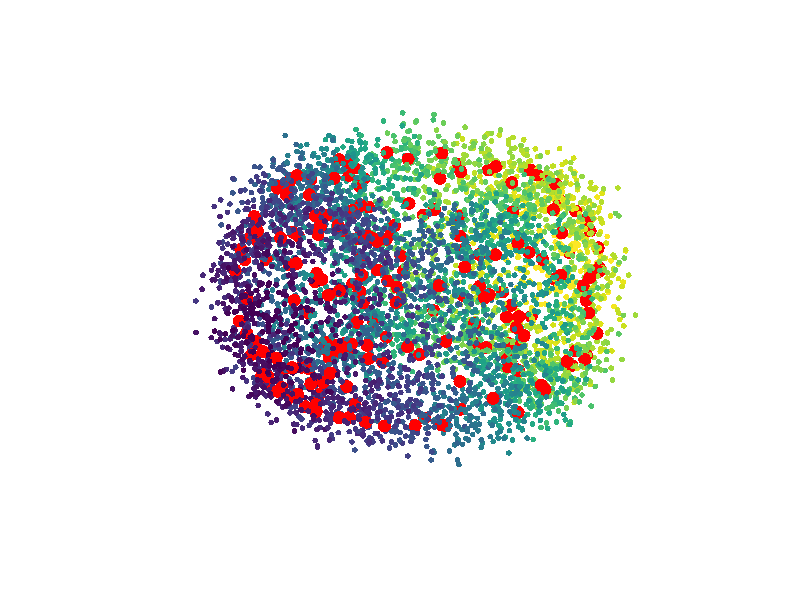
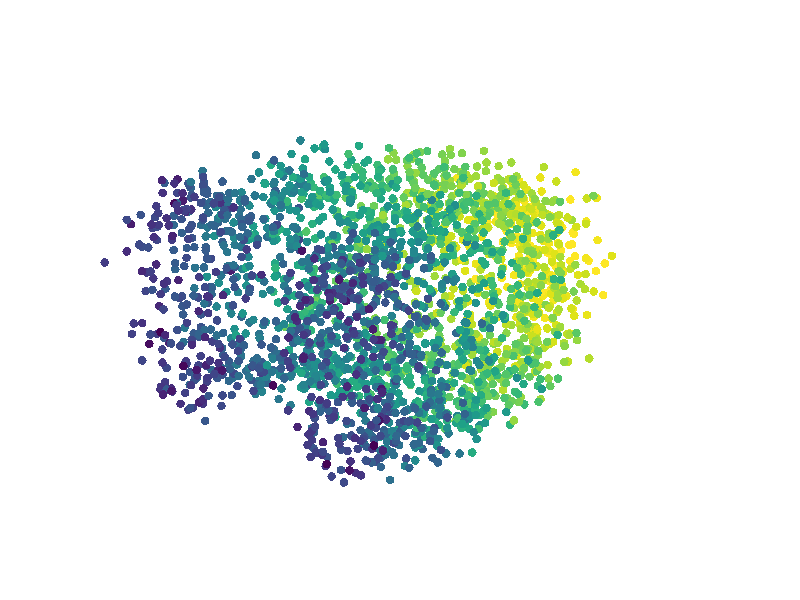
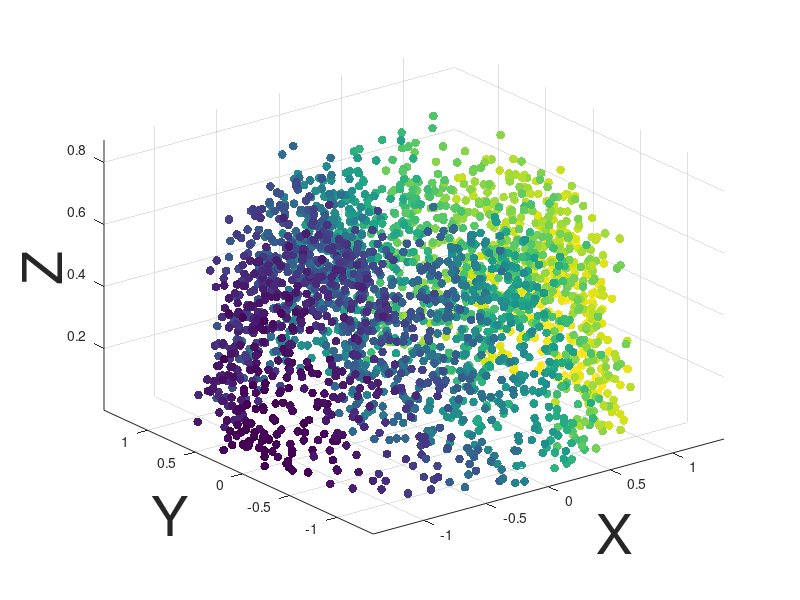

MATLAB code for these plots, in order: (Note: this script raises an error after producing the figures.)
%% 5000 noisy data points with 200 clean landmarks

ref.size = 200;
N = 5000 + ref.size;
c = linspace(1, N-ref.size, N-ref.size);
%% generate T^2 data
a = 0.8; b = .4;
theta = nan(N, 1);
i = 1;
while i <= N
    xvec = 2 * pi * rand(1);
    yvec = (1 / pi) * rand(1);
    fx = (1 + (3 / 5) * cos(xvec)) / (2 * pi);
    if (yvec < fx)
        theta(i) = xvec;
        i = i + 1;
    else
        continue
    end
end
% by surface of revolution formula
phi = 2 * pi * rand(N, 1);
x = (a + b * cos(theta)) .* cos(phi);
y = (a + b * cos(theta)) .* sin(phi);
z = 1.5 * b * sin(theta);
data = sortrows([x, y, z]);
p = size(data, 2);
q = p;

refind = randperm(N);
refind = refind(1:ref.size);
ref.set = data(refind, :);
data(refind, :) = [];

% add noise
data = [data zeros(size(data,1), 100-size(data,2))];
Noise       = randn(size(data))* .1;
data      = data + Noise ;
ref.set = [ref.set zeros(size(ref.set,1), 100-size(ref.set,2))];

figure('Renderer', 'painters', 'Position', [10 10 1200 700]); axis tight;
scatter3(data(:, 1), data(:, 2), data(:, 3), 18, c, 'filled'); 
xlabel('X', 'fontsize', 40); ylabel('Y', 'fontsize', 40); zlabel('Z', 'fontsize', 40)
hold on; scatter3(ref.set(:, 1), ref.set(:, 2), ref.set(:, 3), 90, 'r', 'filled'); axis tight;
%ax = gca; ax.FontSize = 40; 
axis off
%title('Noisy Torus and clean subset','fontsize', 20)

% cut into half for better visulization

U = data;
x = U(:,1);
y = U(:,2);
z = U(:,3);
Ux = U(x>0, :);
Uy = U(y>0, :);
Uz = U(z>0, :);

%subplot(3,3,2)
figure('Renderer', 'painters', 'Position', [10 10 1200 700]); axis tight;
scatter3(Ux(:, 1), Ux(:, 2), Ux(:, 3), 40, c(x>0), 'filled'); axis tight;
xlabel('X', 'fontsize', 40); ylabel('Y', 'fontsize', 40); zlabel('Z', 'fontsize', 40)
%ax = gca; ax.FontSize = 40; 
axis off
%title('Torus vertical cut','fontsize', 20)

%subplot(3,3,3)
figure('Renderer', 'painters', 'Position', [10 10 1200 700]); axis tight;
scatter3(Uz(:, 1), Uz(:, 2), Uz(:, 3), 40, c(z>0), 'filled'); axis tight;
xlabel('X', 'fontsize', 40); ylabel('Y', 'fontsize', 40); zlabel('Z', 'fontsize', 40)
ax = gca; ax.FontSize = 40; 
%title('Torus horizontal cut','fontsize', 20)


%% DM
[U1, ~] = DiffusionMap(data, 1, 3, 100, 1);
figure('Renderer', 'painters', 'Position', [10 10 1200 700]);
scatter3(U1(:, 1), U1(:, 2), U1(:, 3), 25, c, 'filled'); axis tight;
xlabel('X', 'fontsize', 40); ylabel('Y', 'fontsize', 40); zlabel('Z', 'fontsize', 40)
%ax = gca; ax.FontSize = 40; 
axis off
%title('DM embedding','fontsize', 25)

U = U1;
x = U(:,1);
y = U(:,2);
z = U(:,3);
Ux = U(x>0, :);
Uy = U(y>-0.02, :);
Uz = U(z>0, :);

figure('Renderer', 'painters', 'Position', [10 10 1200 700]);
scatter3(Uy(:, 1), Uy(:, 2), Uy(:, 3), 35, c(y>-0.02), 'filled'); axis tight;
%scatter3(Ux(:, 1), Ux(:, 2), Ux(:, 3), 25, c(x>0), 'filled'); axis tight;
xlabel('X', 'fontsize', 40); ylabel('Y', 'fontsize', 40); zlabel('Z', 'fontsize', 40)
%ax = gca; ax.FontSize = 40; 
axis off

figure('Renderer', 'painters', 'Position', [10 10 1200 700]);
scatter3(Uz(:, 1), Uz(:, 2), Uz(:, 3), 35, c(z>0), 'filled'); axis tight;
xlabel('X', 'fontsize', 40); ylabel('Y', 'fontsize', 40); zlabel('Z', 'fontsize', 40)
ax = gca; ax.FontSize = 40; 

%% Nystrom
sample = ref.set;
sample_size = ref.size; 
[V, ~] = Nystrom(data, sample, 3, 0);
V = V(sample_size+1:end, :);
V = V(:, 2:end);
V = normc(V);
 
figure('Renderer', 'painters', 'Position', [10 10 1200 700]);
scatter3(V(:, 1),V(:, 2), V(:, 3), 25, c, 'filled'); axis tight;
xlabel('X', 'fontsize', 40); ylabel('Y', 'fontsize', 40); zlabel('Z', 'fontsize', 40)
%ax = gca; ax.FontSize = 40; 
axis off

% cut into half for better visulization
U = V;
x = U(:,1);
y = U(:,2);
z = U(:,3);
Ux = U(x>-.005, :);
Uy = U(y>-.005, :);
Uz = U(z>0, :);

%subplot(3,3,5)
figure('Renderer', 'painters', 'Position', [10 10 1200 700]);
scatter3(Uy(:, 1), Uy(:, 2), Uy(:, 3), 35, c(y>-.005), 'filled'); axis tight;
%scatter3(Ux(:, 1), Ux(:, 2), Ux(:, 3), 35, c(x>-.005), 'filled'); axis tight;
xlabel('X', 'fontsize', 40); ylabel('Y', 'fontsize', 40); zlabel('Z', 'fontsize', 40)
%ax = gca; ax.FontSize = 40; 
axis off
%title('Nystrom vertical cut','fontsize', 20)

%subplot(3,3,6)
figure('Renderer', 'painters', 'Position', [10 10 1200 700]);
scatter3(Uz(:, 1), Uz(:, 2), Uz(:, 3), 35, c(z>0), 'filled'); axis tight;
xlabel('X', 'fontsize', 40); ylabel('Y', 'fontsize', 40); zlabel('Z', 'fontsize', 40)
ax = gca; ax.FontSize = 40; 
%title('Nystrom horizontal cut','fontsize', 20)


%% Roseland
[U2, ~] = refDM(data, 3, ref, 0);
U2 = U2(:, 2:end);
U2 = normc(U2);

%subplot(3,3,7)
figure('Renderer', 'painters', 'Position', [10 10 1200 700]);
scatter3(U2(:, 1),U2(:, 2), U2(:, 3), 25, c, 'filled'); axis tight;
xlabel('X', 'fontsize', 40); ylabel('Y', 'fontsize', 40); zlabel('Z', 'fontsize', 40)
%ax = gca; ax.FontSize = 40; 
axis off

% cut into half for better visulization
U = U2;
x = U(:,1);
y = U(:,2);
z = U(:,3);
Ux = U(x>-.005, :);
Uy = U(y>-.005, :);
Uz = U(z>0, :);

%subplot(3,3,8)
figure('Renderer', 'painters', 'Position', [10 10 1200 700]);
scatter3(Uy(:, 1), Uy(:, 2), Uy(:, 3), 35, c(y>-.005), 'filled'); axis tight;
%scatter3(Ux(:, 1), Ux(:, 2), Ux(:, 3), 35, c(x>-.005), 'filled'); axis tight;
xlabel('X', 'fontsize', 40); ylabel('Y', 'fontsize', 40); zlabel('Z', 'fontsize', 40)
%ax = gca; ax.FontSize = 40; 
axis off
%title('ref DM vertical cut','fontsize', 20)

%subplot(3,3,9)
figure('Renderer', 'painters', 'Position', [10 10 1200 700]);
scatter3(Uz(:, 1), Uz(:, 2), Uz(:, 3), 35, c(z>0), 'filled'); axis tight;
xlabel('X', 'fontsize', 40); ylabel('Y', 'fontsize', 40); zlabel('Z', 'fontsize', 40)
ax = gca; ax.FontSize = 40; 
%title('ref DM horizontal cut','fontsize', 20)    


%% Haddad
u_Haddad = HKC(data, 3, ref, 0);
u_Haddad = u_Haddad(:, 2:end);
u_Haddad = normc(u_Haddad);

figure('Renderer', 'painters', 'Position', [10 10 1200 700]);
scatter3(u_Haddad(:, 1),u_Haddad(:, 2), u_Haddad(:, 3), 25, c, 'filled'); axis tight;
xlabel('X', 'fontsize', 40); ylabel('Y', 'fontsize', 40); zlabel('Z', 'fontsize', 40)
axis off

% cut into half for better visulization
U = u_Haddad;
x = U(:,1);
y = U(:,2);
z = U(:,3);
Ux = U(x>-.006, :);
Uy = U(y>-.006, :);
Uz = U(z>0, :);

figure('Renderer', 'painters', 'Position', [10 10 1200 700]);
%scatter3(Uy(:, 1), Uy(:, 2), Uy(:, 3), 35, c(y>-.006), 'filled'); axis tight;
scatter3(Ux(:, 1), Ux(:, 2), Ux(:, 3), 35, c(x>-.006), 'filled'); axis tight;
axis off
%title('ref DM vertical cut','fontsize', 20)


